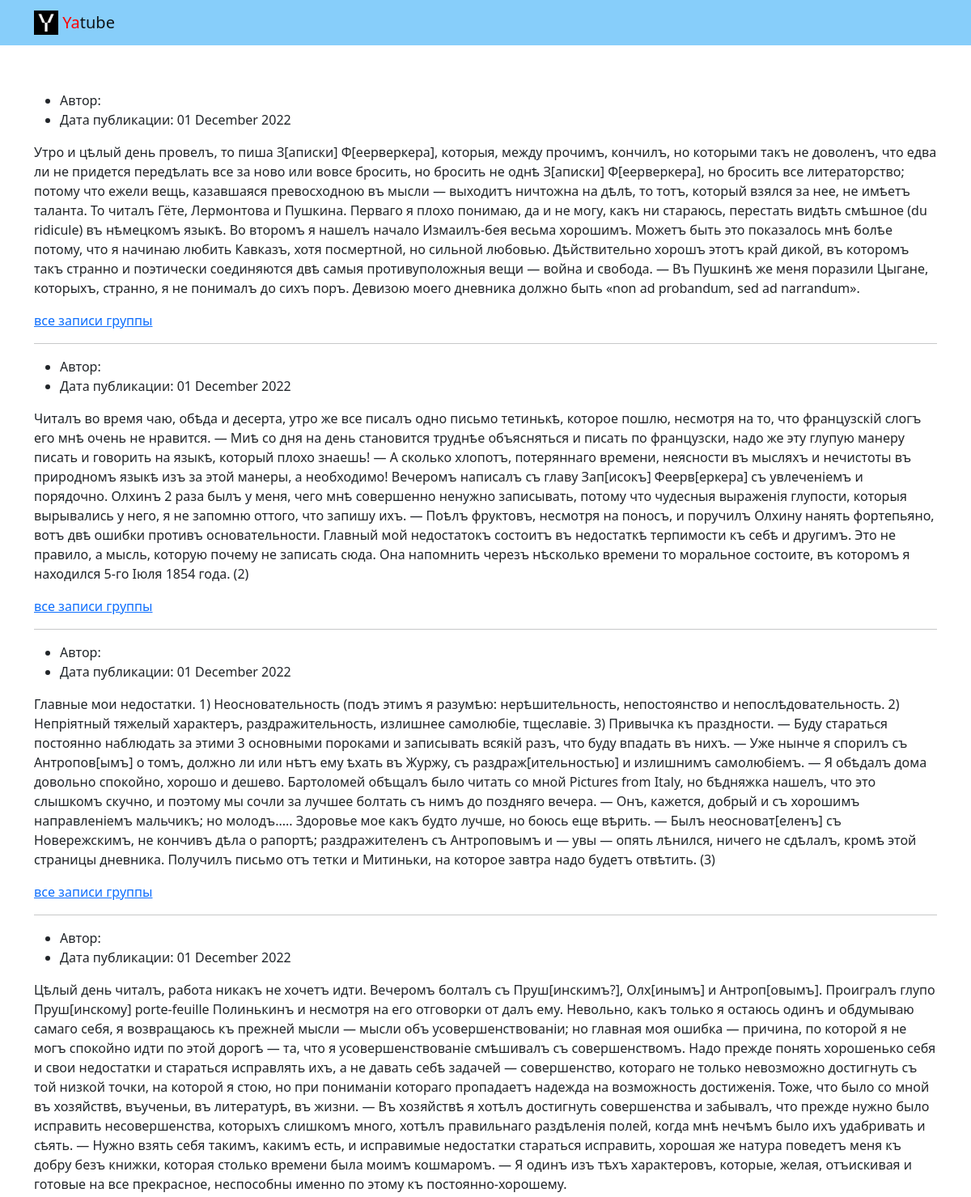
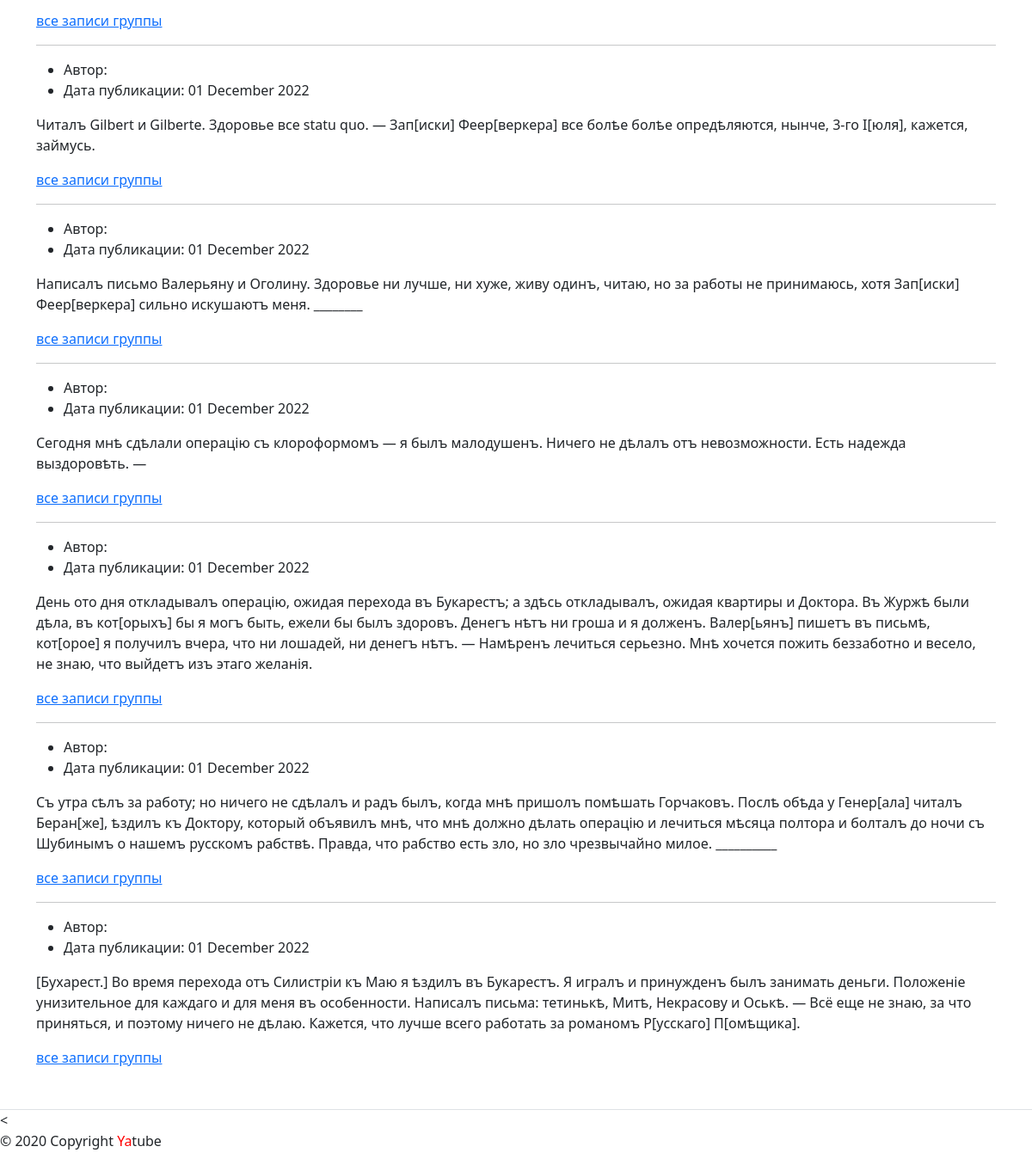
The page / on the database its author committed (2 pictures, top to bottom).
### posts/models.py (models this page shows)
class Post(models.Model):
    text = models.TextField()
    pub_date = models.DateTimeField(auto_now_add=True)
    author = models.ForeignKey(User, on_delete=models.CASCADE)
    group = models.ForeignKey(Group, blank=True, null=True,
                              on_delete=models.CASCADE,
                              related_name='posts')

### posts/views.py (the view)
# urls.py: path('', views.index, name='index'),
def index(request):
    posts = Post.objects.order_by('-pub_date')[:10]
    context = {
        'posts': posts,
        'title': 'Последние обновления на сайте',
    }
    return render(request, 'posts/index.html', context)

### templates/posts/index.html (shortened to what this page needs)
{% extends 'base.html' %}

### templates/base.html (shortened to what this page needs)
<!DOCTYPE html>
<html lang="ru">
  <head>
    {% load static %}
    <link rel="stylesheet" href="{% static 'css/bootstrap.min.css' %}">
  </head>
  <body>
    <header>
      {% include 'includes/header.html' %}
    </header>
    <main>
      <div class="container py-5">
        {% for post in posts %}
        <ul>
            <li>
                Автор: {{ post.author.get_full_name }}
            </li>
            <li>
                Дата публикации: {{ post.pub_date|date:"d E Y" }}
            </li>
        </ul>
        <p>{{ post.text }}</p>
            <a href="{% url 'posts:group_list' %}">все записи группы</a>
        {% if not forloop.last %}<hr>{% endif %}
        {% endfor %}
      </div>
    </main>
    <footer class="page-footer font-small blue border-top">
      <{% include 'includes/footer.html' %}
    </footer>
  </body>
</html>

### templates/includes/header.html
<nav class="navbar navbar-light" style="background-color: lightskyblue">
    <div class="container">
      <a class="navbar-brand" href="{% url 'posts:homepage' %}">
        {% load static %}
        <img src="{% static 'img/logo.png' %}" width="30" height="30" class="d-inline-block align-top" alt="">
        <span style="color:red">Ya</span>tube
      </a>
    </div>
  </nav>

### templates/includes/footer.html
<p>© 2020 Copyright <span style="color:red">Ya</span>tube</p>

### rows shown on the page
Post: pub_date "01 December 2022", text "Утро и цѣлый день провелъ, то пиша З[аписки] Ф[еерверкера], которыя, между прочимъ, кончилъ, но которыми такъ не доволенъ, что едва ли не придется передѣлать все за ново или вовсе бросить, но бросить не однѣ З[аписки] Ф[еерверкера], но бросить все литераторство; потому что ежели вещь, казавшаяся превосходною въ мысли — выходитъ ничтожна на дѣлѣ, то тотъ, который взялся за нее, не имѣетъ таланта. То читалъ Гёте, Лермонтова и Пушкина. Перваго я плохо понимаю, да и не могу, какъ ни стараюсь, перестать видѣть смѣшное (du ridicule) въ нѣмецкомъ языкѣ. Во второмъ я нашелъ начало Измаилъ-бея весьма хорошимъ. Можетъ быть это показалось мнѣ болѣе потому, что я начинаю любить Кавказъ, хотя…"
Post: pub_date "01 December 2022", text "Читалъ во время чаю, обѣда и десерта, утро же все писалъ одно письмо тетинькѣ, которое пошлю, несмотря на то, что французскій слогъ его мнѣ очень не нравится. — Миѣ со дня на день становится труднѣе объясняться и писать по французски, надо же эту глупую манеру писать и говорить на языкѣ, который плохо знаешь! — А сколько хлопотъ, потеряннаго времени, неясности въ мысляхъ и нечистоты въ природномъ языкѣ изъ за этой манеры, а необходимо! Вечеромъ написалъ съ главу Зап[исокъ] Феерв[еркера] съ увлеченіемъ и порядочно. Олхинъ 2 раза былъ у меня, чего мнѣ совершенно ненужно записывать, потому что чудесныя выраженія глупости, которыя вырывались у него, я не запомню оттого, что запишу ихъ. — Поѣлъ…"
Post: pub_date "01 December 2022", text "Главные мои недостатки. 1) Неосновательность (подъ этимъ я разумѣю: нерѣшительность, непостоянство и непослѣдовательность. 2) Непріятный тяжелый характеръ, раздражительность, излишнее самолюбіе, тщеславіе. 3) Привычка къ праздности. — Буду стараться постоянно наблюдать за этими 3 основными пороками и записывать всякій разъ, что буду впадать въ нихъ. — Уже нынче я спорилъ съ Антропов[ымъ] о томъ, должно ли или нѣтъ ему ѣхать въ Журжу, съ раздраж[ительностью] и излишнимъ самолюбіемъ. — Я обѣдалъ дома довольно спокойно, хорошо и дешево. Бартоломей обѣщалъ было читать со мной Pictures from Italy, но бѣдняжка нашелъ, что это слышкомъ скучно, и поэтому мы сочли за лучшее болтать съ нимъ до…"
Post: pub_date "01 December 2022", text "Цѣлый день читалъ, работа никакъ не хочетъ идти. Вечеромъ болталъ съ Пруш[инскимъ?], Олх[инымъ] и Антроп[овымъ]. Проигралъ глупо Пруш[инскому] porte-feuille Полинькинъ и несмотря на его отговорки от далъ ему. Невольно, какъ только я остаюсь одинъ и обдумываю самаго себя, я возвращаюсь къ прежней мысли — мысли объ усовершенствованіи; но главная моя ошибка — причина, по которой я не могъ спокойно идти по этой дорогѣ — та, что я усовершенствованіе смѣшивалъ съ совершенствомъ. Надо прежде понять хорошенько себя и свои недостатки и стараться исправлять ихъ, а не давать себѣ задачей — совершенство, котораго не только невозможно достигнуть съ той низкой точки, на которой я стою, но при пониманіи…"
Post: pub_date "01 December 2022", text "Читалъ Gilbert и Gilberte. Здоровье все statu quo. — Зап[иски] Феер[веркера] все болѣе болѣе опредѣляются, нынче, 3-го І[юля], кажется, займусь."
Post: pub_date "01 December 2022", text "Написалъ письмо Валерьяну и Оголину. Здоровье ни лучше, ни хуже, живу одинъ, читаю, но за работы не принимаюсь, хотя Зап[иски] Феер[веркера] сильно искушаютъ меня. ________"
Post: pub_date "01 December 2022", text "Сегодня мнѣ сдѣлали операцію съ клороформомъ — я былъ малодушенъ. Ничего не дѣлалъ отъ невозможности. Есть надежда выздоровѣть. —"
Post: pub_date "01 December 2022", text "День ото дня откладывалъ операцію, ожидая перехода въ Букарестъ; a здѣсь откладывалъ, ожидая квартиры и Доктора. Въ Журжѣ были дѣла, въ кот[орыхъ] бы я могъ быть, ежели бы былъ здоровъ. Денегъ нѣтъ ни гроша и я долженъ. Валер[ьянъ] пишетъ въ письмѣ, кот[орое] я получилъ вчера, что ни лошадей, ни денегъ нѣтъ. — Намѣренъ лечиться серьезно. Мнѣ хочется пожить беззаботно и весело, не знаю, что выйдетъ изъ этаго желанія."
Post: pub_date "01 December 2022", text "Съ утра сѣлъ за работу; но ничего не сдѣлалъ и радъ былъ, когда мнѣ пришолъ помѣшать Горчаковъ. Послѣ обѣда у Генер[ала] читалъ Беран[же], ѣздилъ къ Доктору, который объявилъ мнѣ, что мнѣ должно дѣлать операцію и лечиться мѣсяца полтора и болталъ до ночи съ Шубинымъ о нашемъ русскомъ рабствѣ. Правда, что рабство есть зло, но зло чрезвычайно милое. __________"
Post: pub_date "01 December 2022", text "[Бухарест.] Во время перехода отъ Силистріи къ Маю я ѣздилъ въ Букарестъ. Я игралъ и принужденъ былъ занимать деньги. Положеніе унизительное для каждаго и для меня въ особенности. Написалъ письма: тетинькѣ, Митѣ, Некрасову и Оськѣ. — Всё еще не знаю, за что приняться, и поэтому ничего не дѣлаю. Кажется, что лучше всего работать за романомъ Р[усскаго] П[омѣщика]."
